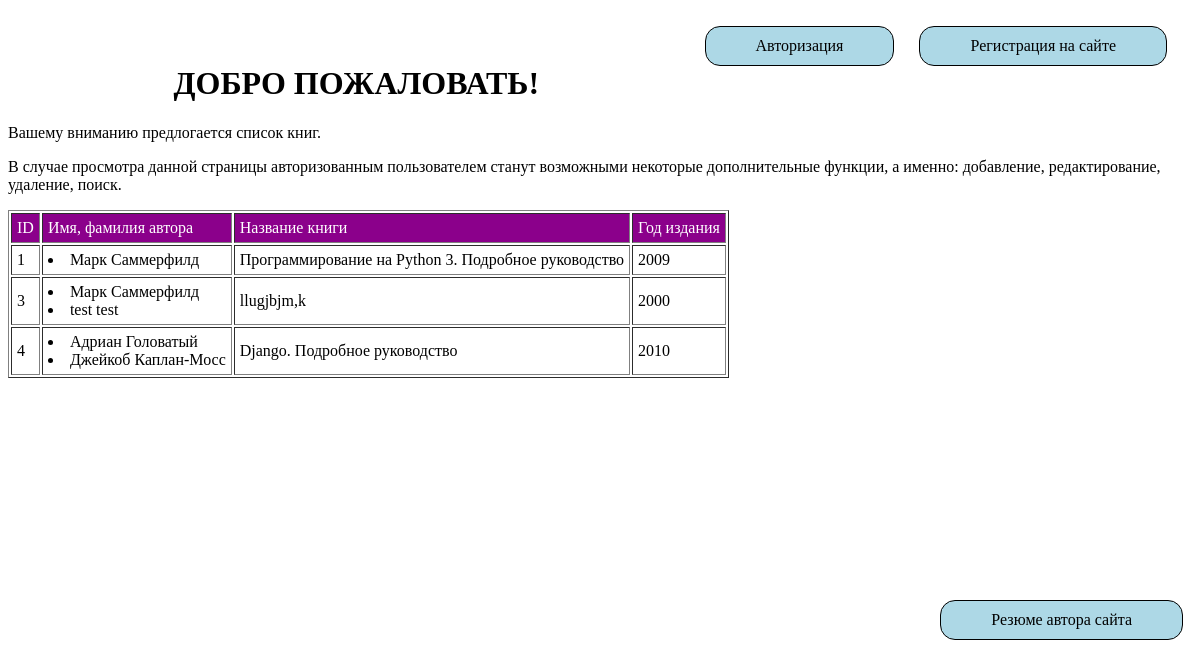
The page /my-web/ on the database as committed earlier.
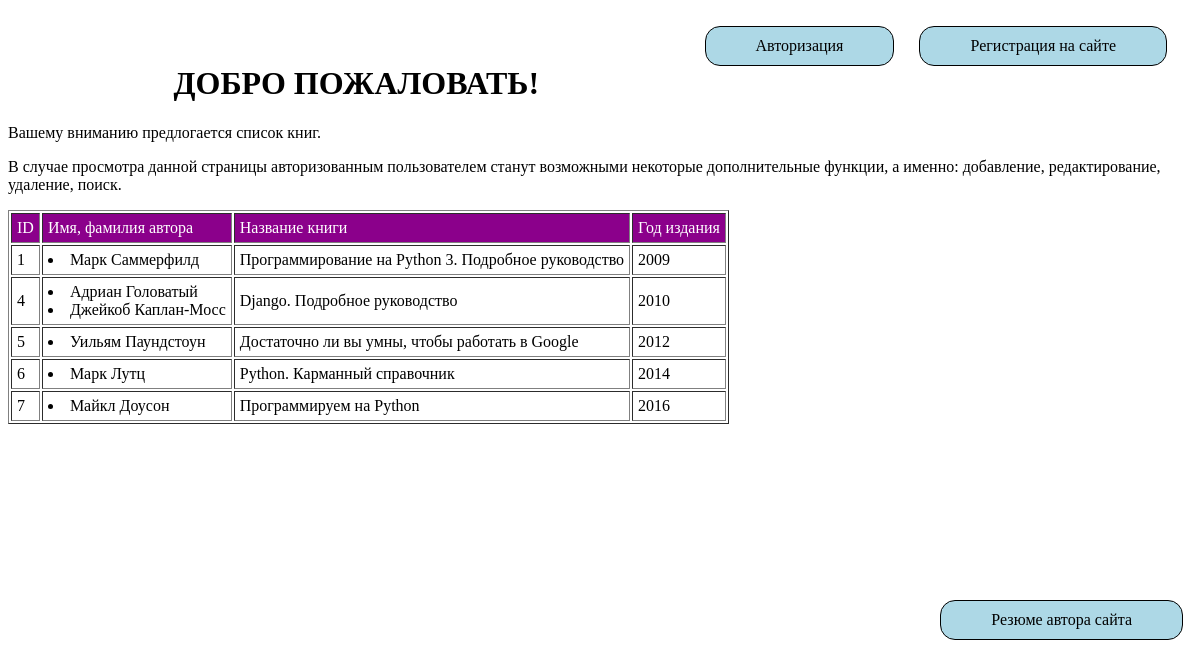
The same page on the database as committed later.
### my_web/models.py (models this page shows, shortened)
class Book(models.Model):
    headline = models.ManyToManyField(Author)
    year = models.PositiveIntegerField(verbose_name='Год издания')
    title = models.CharField(max_length=200, verbose_name='Название книги')

class Author(models.Model):
    name = models.CharField(max_length=50, verbose_name='Имя Фамилия автора')

### my_web/views.py (the view)
def main(request):
    book_form = BookForm
    author_form = AuthorForm
    all_books = Book.objects.all()
    if request.POST:
        query = request.POST['search']
        result_list  = Book.objects.filter(title__contains=query)
        if result_list.count() != 0:
            context = {
                'all_books': all_books,
                'result_list': result_list,
                'query': query,
                'book_form': book_form,
                'author_form': author_form,
            }
        else:
            context ={
                'all_books': all_books,
                'empty': "Совпадений не найдено!",
                'query': query,
            }
    else:
        context ={
                'all_books': all_books,
                'book_form': book_form,
                'author_form': author_form,
                }
    return render(request , 'home.html' , context)

### my_web/templates/home.html (shortened to what this page needs)
﻿{% load staticfiles %}
<!DOCTYPE html>
<html lang="en" xmlns="http://www.w3.org/1999/xhtml">
<head>
    <link rel="stylesheet" href="{% static 'css/style.css' %}" />
</head>
<body>
    <div class="block-login">{% block login %} {% include 'register_part.html' %} {% endblock %} </div>
    <h1 align="center">ДОБРО ПОЖАЛОВАТЬ!</h1>
    <p>Вашему вниманию предлогается список книг.</p>
    <p>
        В случае просмотра данной страницы авторизованным пользователем станут возможными некоторые
        дополнительные функции, а именно: добавление, редактирование, удаление, поиск.
    </p>
    <table border='1' cellpadding="5px">
        <tr style='background-color: darkmagenta; color: white;'>
            <td>ID</td>
            <td>Имя, фамилия автора</td>
            <td>Название книги</td>
            <td>Год издания</td>
        </tr>
        {% for books in all_books %}
        <tr>
            <td>{{books.id}}</td>
            <td>{% for v in books.headline.all %}<li>{{v.name}}</li>{%endfor%}</td>
            <td>{{books.title}}</td>
            <td>{{books.year}}</td>
        </tr>
        {% endfor %}
    </table>
</body>
<footer> <a href="/my-web/resume">  Резюме автора сайта </a></footer>
</html>

### my_web/templates/register_part.html
﻿{% if user.is_authenticated  %}
<a href="logout">Выйти({{user.username}})</a>
{% else %}
<a href="register">Регистрация на сайте</a>
<a href="login">Авторизация</a>
{% endif %}

### my_web/static/css/style.css (style rules this page uses)
a { display: block; float: right; margin-right: 25px; padding: 10px 50px; color: black; border-radius: 15px; border: 1px solid black; background-color: lightblue; text-decoration: none; transition: color 0.5s, background 0.5s; }
footer { display: block; position: absolute; top: 600px; width: 100%; height: 50px; }

Rows that differ between the two databases and show on the page:
removed Book: id "3", title "llugjbjm,k", year "2000", Author (name "Марк Саммерфилд")
removed Author: name "test test", shown under "3"
added Book: id "5", title "Достаточно ли вы умны, чтобы работать в Google", year "2012"
added Author: name "Уильям Паундстоун", shown under "5"
added Book: id "6", title "Python. Карманный справочник", year "2014"
added Author: name "Марк Лутц", shown under "6"
added Book: id "7", title "Программируем на Python", year "2016"
added Author: name "Майкл Доусон", shown under "7"
